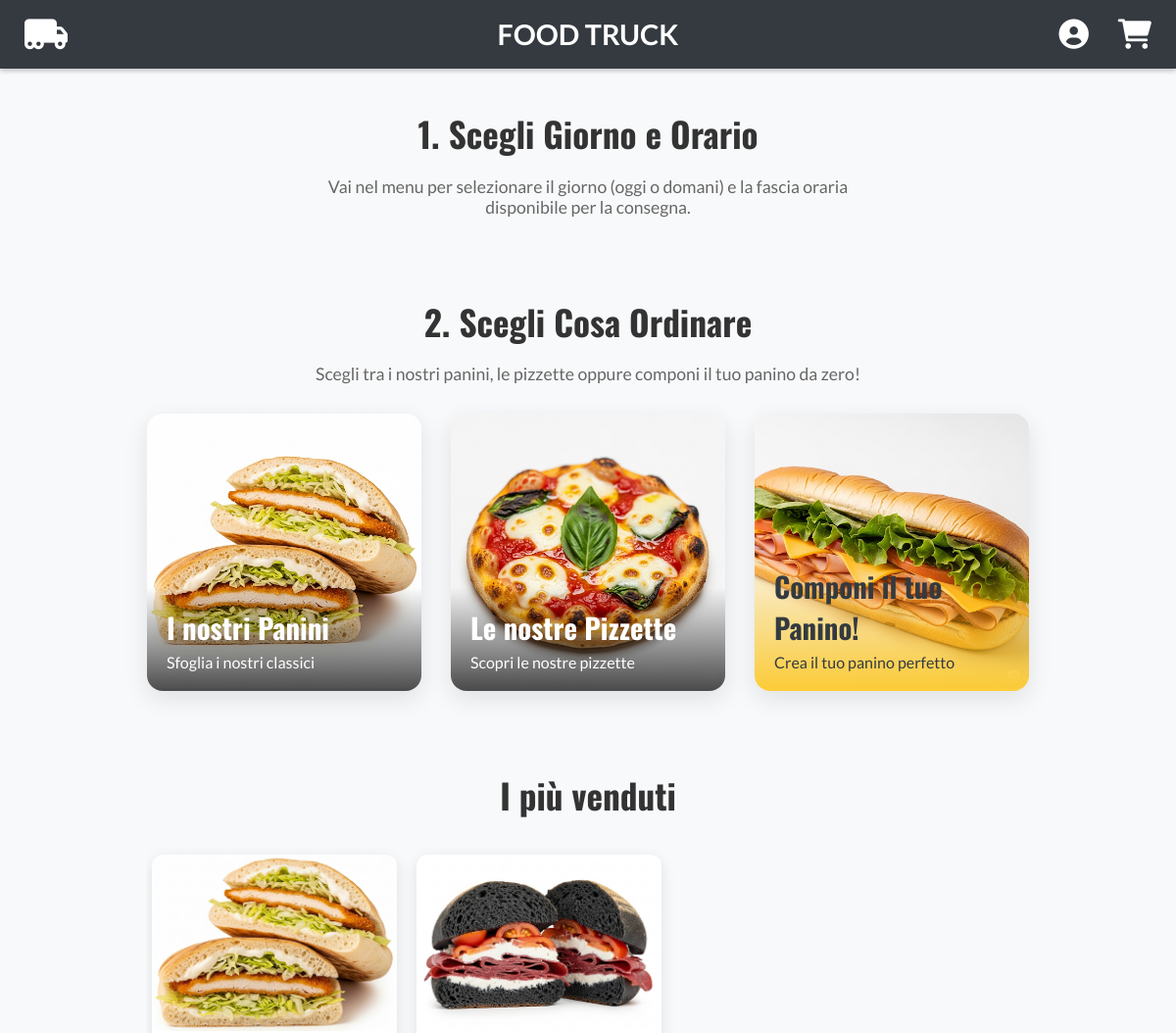
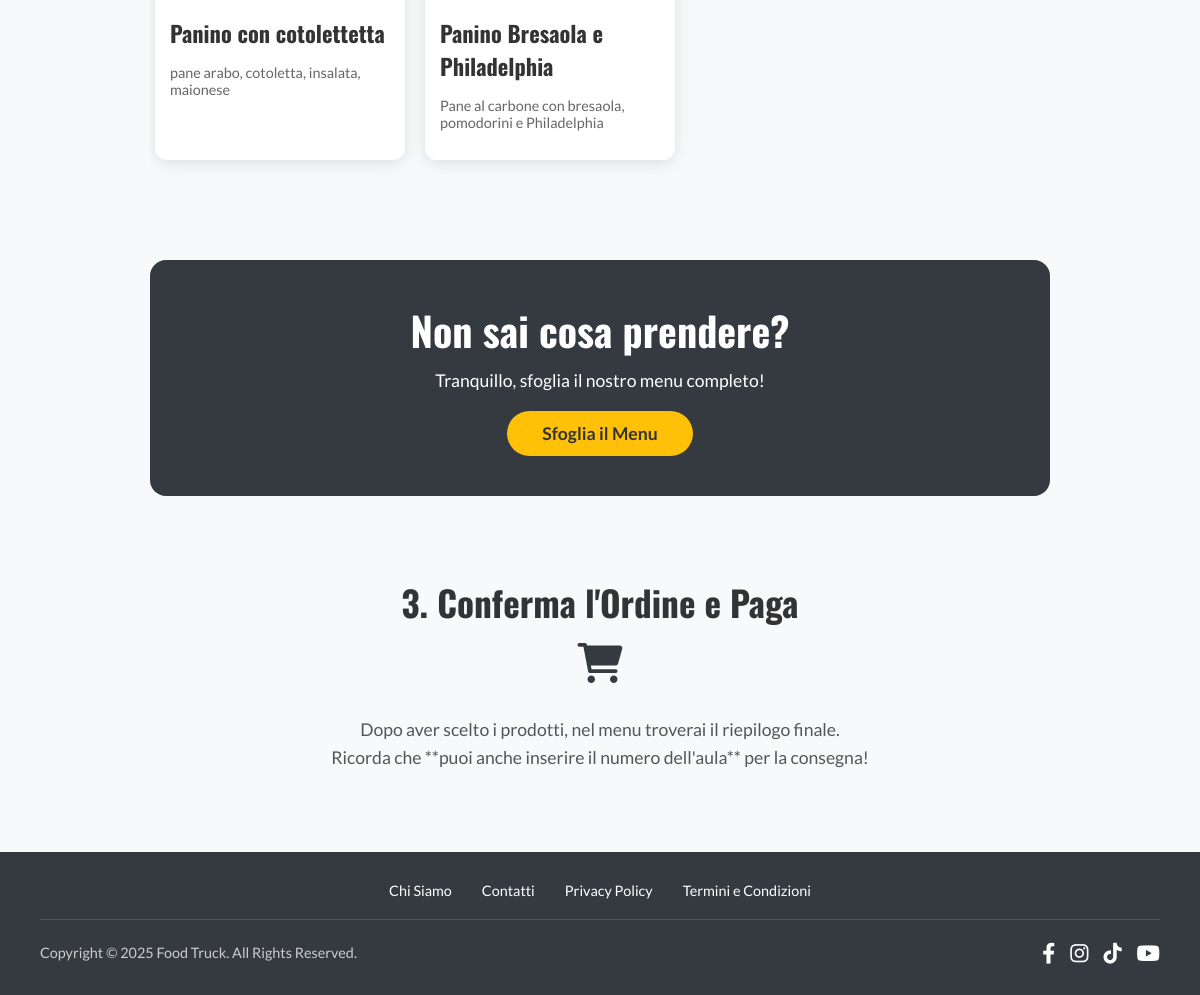
/order.php (signed in), run on the app's committed database (2 pictures, top to bottom).
### tables this page shows
CREATE TABLE IF NOT EXISTS `Prodotti` (
    `id_prodotto` INT AUTO_INCREMENT PRIMARY KEY,
    `nome` VARCHAR(255) NOT NULL UNIQUE,
    `descrizione` TEXT,
    `prezzo` DECIMAL(5,2) NOT NULL CHECK (prezzo >= 0),
    `categoria` ENUM('panino_predefinito', 'pizzetta', 'bevanda', 'panino_componibile') NOT NULL,
    `path_immagine` VARCHAR(255) DEFAULT 'img/default.jpg', 
    `disponibile` BOOLEAN NOT NULL DEFAULT TRUE
);

### public/order.php (the view, shortened to what this page needs)
<?php
require_once __DIR__ . '/../config/db.php';
include_once __DIR__ . '/../templates/header.php';
$piu_venduti = [];
$sql_venduti = "SELECT nome, descrizione, path_immagine FROM Prodotti WHERE id_prodotto IN (1, 4) LIMIT 2";
$result_venduti = $conn->query($sql_venduti);
if ($result_venduti) {
    while ($row = $result_venduti->fetch_assoc()) {
        $piu_venduti[] = $row;
    }
}
?>
<link rel="stylesheet" href="css/order.css">
<div class="order-page-vertical-container">
    <section class="selection-section">
        <h2>1. Scegli Giorno e Orario</h2>
        <p class="section-subtitle">Vai nel menu per selezionare il giorno (oggi o domani) e la fascia oraria disponibile per la consegna.</p>
    </section>
    <section class="selection-section">
        <h2>2. Scegli Cosa Ordinare</h2>
        <p class="section-subtitle">Scegli tra i nostri panini, le pizzette oppure componi il tuo panino da zero!</p>
        <div class="order-options-grid">
            <a href="menu.php#panini" class="option-card"><img src="img/paninocotoletta.png" alt="I nostri Panini">
                <div class="card-text">
                    <h3>I nostri Panini</h3>
                    <p>Sfoglia i nostri classici</p>
                </div>
            </a>
            <a href="menu.php#pizzette" class="option-card"><img src="img/pizzettamargherita.png" alt="Le nostre Pizzette">
                <div class="card-text">
                    <h3>Le nostre Pizzette</h3>
                    <p>Scopri le nostre pizzette</p>
                </div>
            </a>
            <a href="menu.php#componi" class="option-card dark-card"><img src="img/paninocomponibile.png" alt="Componi il tuo Panino">
                <div class="card-text">
                    <h3>Componi il tuo Panino!</h3>
                    <p>Crea il tuo panino perfetto</p>
                </div>
            </a>
        </div>
    </section>
    <section class="selection-section">
        <h2>I più venduti</h2>
        <div class="products-scroller">
            <?php foreach ($piu_venduti as $prodotto): ?>
                <div class="product-card">
                    <img src="<?php echo htmlspecialchars($prodotto['path_immagine']); ?>" alt="<?php echo htmlspecialchars($prodotto['nome']); ?>">
                    <div class="product-info">
                        <h3 class="product-name"><?php echo htmlspecialchars($prodotto['nome']); ?></h3>
                        <p class="product-description-small"><?php echo htmlspecialchars($prodotto['descrizione']); ?></p>
                    </div>
                </div>
            <?php endforeach; ?>
        </div>
    </section>
    <section class="selection-section">
        <div class="cta-banner">
            <h2>Non sai cosa prendere?</h2>
            <p>Tranquillo, sfoglia il nostro menu completo!</p>
            <a href="menu.php" class="btn-hero">Sfoglia il Menu</a>
        </div>
    </section>
    <section id="riepilogo-ordine" class="selection-section">
        <h2>3. Conferma l'Ordine e Paga</h2>
        <div class="summary-card text-center">
            <i class="fas fa-shopping-cart summary-icon"></i>
            <p>
                Dopo aver scelto i prodotti, nel menu troverai il riepilogo finale. <br>
                Ricorda che **puoi anche inserire il numero dell'aula** per la consegna!
            </p>
        </div>
    </section>
</div>
<?php include_once __DIR__ . '/../templates/footer.php'; ?>

### public/css/style.css (style rules this page uses)
body { margin: 0; font-family: 'Lato', sans-serif; background-color: #f8f9fa; color: #333; padding-top: 70px; }

### public/css/order.css (style rules this page uses)
.order-page-vertical-container { max-width: 900px; margin: 40px auto; padding: 0 20px; }
.selection-section { margin-bottom: 80px; }
.selection-section h2 { font-family: 'Oswald', sans-serif; font-size: 2.2rem; margin-bottom: 15px; text-align: center; }
.section-subtitle { text-align: center; font-size: 1.1rem; color: #666; margin-bottom: 30px; max-width: 600px; margin-left: auto; margin-right: auto; }
.order-options-grid { display: grid; grid-template-columns: repeat(auto-fit, minmax(250px, 1fr)); gap: 30px; }
.option-card { position: relative; display: block; border-radius: 16px; overflow: hidden; box-shadow: 0 8px 25px rgba(0, 0, 0, 0.1); transition: transform 0.3s ease, box-shadow 0.3s ease; text-decoration: none; color: #333; }
.option-card img { width: 100%; height: 280px; object-fit: cover; transition: transform 0.3s ease; }
.card-text { position: absolute; bottom: 0; left: 0; width: 100%; padding: 20px; background: linear-gradient(to top, rgba(0, 0, 0, 0.7), transparent); color: white; box-sizing: border-box; }
.card-text h3 { font-family: 'Oswald', sans-serif; font-size: 1.8rem; margin: 0 0 5px 0; }
.card-text p { margin: 0; font-size: 1rem; }
.dark-card .card-text { background: linear-gradient(to top, rgba(255, 193, 7, 0.8), transparent); color: #343a40; }
.products-scroller { display: flex; overflow-x: auto; gap: 20px; padding: 20px 5px; scrollbar-width: thin; scrollbar-color: #ffc107 #555; }
.product-card { flex: 0 0 250px; background-color: white; color: #333; border-radius: 12px; overflow: hidden; box-shadow: 0 4px 15px rgba(0, 0, 0, 0.1); }
.product-card img { width: 100%; height: 180px; object-fit: cover; }
.product-info { padding: 15px; text-align: left; }
.product-name { font-family: 'Oswald', sans-serif; font-size: 1.4rem; margin: 0 0 5px 0; }
.product-description-small { font-size: 0.9rem; color: #666; }
.cta-banner { background-color: #343a40; color: white; padding: 40px; border-radius: 16px; text-align: center; }
.cta-banner h2 { font-family: 'Oswald', sans-serif; font-size: 2.5rem; margin: 0 0 10px 0; }
.cta-banner p { margin: 0 0 20px 0; font-size: 1.1rem; }
.btn-hero { display: inline-block; background-color: #ffc107; color: #333; padding: 12px 35px; border-radius: 50px; text-decoration: none; font-weight: bold; font-size: 1.1rem; transition: transform 0.2s ease; }
.summary-card.text-center { text-align: center; font-size: 1.1rem; color: #555; line-height: 1.6; }
.summary-icon { font-size: 2.5rem; color: #343a40; margin-bottom: 15px; }

### data on the page
prodotti: path_immagine (picture), nome "Panino con cotolettetta", descrizione "pane arabo, cotoletta, insalata, maionese"
prodotti: path_immagine (picture), nome "Panino Bresaola e Philadelphia", descrizione "Pane al carbone con bresaola, pomodorini e Philadelphia"
